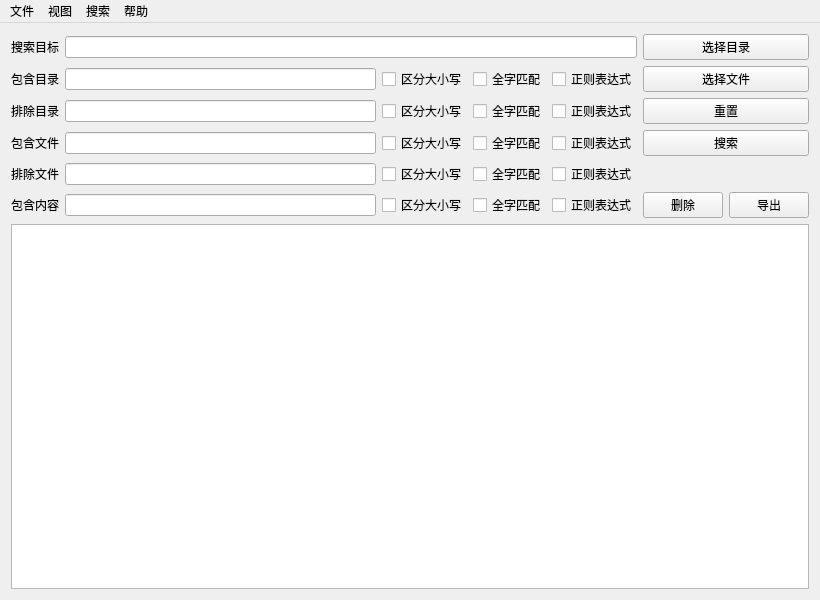
<?xml version="1.0" encoding="UTF-8"?>
<ui version="4.0">
 <class>SearchWindow</class>
 <widget class="QMainWindow" name="SearchWindow">
  <property name="geometry">
   <rect>
    <x>0</x>
    <y>0</y>
    <width>820</width>
    <height>600</height>
   </rect>
  </property>
  <property name="minimumSize">
   <size>
    <width>820</width>
    <height>600</height>
   </size>
  </property>
  <property name="windowTitle">
   <string>SearchWindow</string>
  </property>
  <widget class="QWidget" name="centralWidget">
   <layout class="QGridLayout" name="gridLayout">
    <item row="1" column="0">
     <widget class="QLabel" name="label_search_dir_include">
      <property name="text">
       <string>包含目录</string>
      </property>
     </widget>
    </item>
    <item row="2" column="6">
     <widget class="QCheckBox" name="checkBox_dir_exclude_regex">
      <property name="text">
       <string>正则表达式</string>
      </property>
     </widget>
    </item>
    <item row="3" column="1">
     <widget class="QLineEdit" name="lineEdit_filename_include">
      <property name="minimumSize">
       <size>
        <width>300</width>
        <height>20</height>
       </size>
      </property>
     </widget>
    </item>
    <item row="4" column="1">
     <widget class="QLineEdit" name="lineEdit_filename_exclude">
      <property name="minimumSize">
       <size>
        <width>300</width>
        <height>20</height>
       </size>
      </property>
     </widget>
    </item>
    <item row="4" column="2" colspan="2">
     <widget class="QCheckBox" name="checkBox_filename_exclude_casesensitive">
      <property name="text">
       <string>区分大小写</string>
      </property>
     </widget>
    </item>
    <item row="5" column="2" colspan="2">
     <widget class="QCheckBox" name="checkBox_content_include_casesensitive">
      <property name="text">
       <string>区分大小写</string>
      </property>
     </widget>
    </item>
    <item row="5" column="1">
     <widget class="QLineEdit" name="lineEdit_content_include">
      <property name="minimumSize">
       <size>
        <width>300</width>
        <height>20</height>
       </size>
      </property>
     </widget>
    </item>
    <item row="4" column="4" colspan="2">
     <widget class="QCheckBox" name="checkBox_filename_exclude_whole_word">
      <property name="text">
       <string>全字匹配</string>
      </property>
     </widget>
    </item>
    <item row="5" column="7">
     <widget class="QPushButton" name="pushButton_delete">
      <property name="text">
       <string>删除</string>
      </property>
     </widget>
    </item>
    <item row="5" column="4" colspan="2">
     <widget class="QCheckBox" name="checkBox_content_include_whole_word">
      <property name="text">
       <string>全字匹配</string>
      </property>
     </widget>
    </item>
    <item row="1" column="4" colspan="2">
     <widget class="QCheckBox" name="checkBox_dir_include_whole_word">
      <property name="text">
       <string>全字匹配</string>
      </property>
     </widget>
    </item>
    <item row="3" column="7" colspan="2">
     <widget class="QPushButton" name="pushButton_search_begin">
      <property name="text">
       <string>搜索</string>
      </property>
     </widget>
    </item>
    <item row="3" column="2" colspan="2">
     <widget class="QCheckBox" name="checkBox_filename_include_casesensitive">
      <property name="text">
       <string>区分大小写</string>
      </property>
     </widget>
    </item>
    <item row="1" column="6">
     <widget class="QCheckBox" name="checkBox_dir_include_regex">
      <property name="text">
       <string>正则表达式</string>
      </property>
     </widget>
    </item>
    <item row="3" column="4" colspan="2">
     <widget class="QCheckBox" name="checkBox_filename_include_whole_word">
      <property name="text">
       <string>全字匹配</string>
      </property>
     </widget>
    </item>
    <item row="1" column="2" colspan="2">
     <widget class="QCheckBox" name="checkBox_dir_include_casesensitive">
      <property name="text">
       <string>区分大小写</string>
      </property>
     </widget>
    </item>
    <item row="2" column="2" colspan="2">
     <widget class="QCheckBox" name="checkBox_dir_exclude_casesensitive">
      <property name="text">
       <string>区分大小写</string>
      </property>
     </widget>
    </item>
    <item row="5" column="0">
     <widget class="QLabel" name="label_content_include">
      <property name="text">
       <string>包含内容</string>
      </property>
     </widget>
    </item>
    <item row="4" column="6">
     <widget class="QCheckBox" name="checkBox_filename_exclude_regex">
      <property name="text">
       <string>正则表达式</string>
      </property>
     </widget>
    </item>
    <item row="1" column="1">
     <widget class="QLineEdit" name="lineEdit_search_dir_include">
      <property name="minimumSize">
       <size>
        <width>300</width>
        <height>20</height>
       </size>
      </property>
     </widget>
    </item>
    <item row="5" column="6">
     <widget class="QCheckBox" name="checkBox_content_include_regex">
      <property name="text">
       <string>正则表达式</string>
      </property>
     </widget>
    </item>
    <item row="0" column="0">
     <widget class="QLabel" name="label_search_target">
      <property name="font">
       <font>
        <weight>50</weight>
        <bold>false</bold>
       </font>
      </property>
      <property name="text">
       <string>搜索目标</string>
      </property>
      <property name="wordWrap">
       <bool>false</bool>
      </property>
     </widget>
    </item>
    <item row="3" column="6">
     <widget class="QCheckBox" name="checkBox_filename_include_regex">
      <property name="text">
       <string>正则表达式</string>
      </property>
     </widget>
    </item>
    <item row="3" column="0">
     <widget class="QLabel" name="label_filename_include">
      <property name="text">
       <string>包含文件</string>
      </property>
     </widget>
    </item>
    <item row="4" column="0">
     <widget class="QLabel" name="label_filename_exclude">
      <property name="text">
       <string>排除文件</string>
      </property>
     </widget>
    </item>
    <item row="2" column="4" colspan="2">
     <widget class="QCheckBox" name="checkBox_dir_exclude_whole_word">
      <property name="text">
       <string>全字匹配</string>
      </property>
     </widget>
    </item>
    <item row="5" column="8">
     <widget class="QPushButton" name="pushButton_export">
      <property name="layoutDirection">
       <enum>Qt::RightToLeft</enum>
      </property>
      <property name="text">
       <string>导出</string>
      </property>
     </widget>
    </item>
    <item row="6" column="0" colspan="9">
     <widget class="QTableWidget" name="tableWidget">
      <property name="layoutDirection">
       <enum>Qt::LeftToRight</enum>
      </property>
     </widget>
    </item>
    <item row="2" column="0">
     <widget class="QLabel" name="labelsearch_dir_exclude">
      <property name="text">
       <string>排除目录</string>
      </property>
     </widget>
    </item>
    <item row="2" column="1">
     <widget class="QLineEdit" name="lineEdit_search_dir_exclude">
      <property name="minimumSize">
       <size>
        <width>300</width>
        <height>20</height>
       </size>
      </property>
     </widget>
    </item>
    <item row="2" column="7" colspan="2">
     <widget class="QPushButton" name="pushButton_search_reset">
      <property name="text">
       <string>重置</string>
      </property>
     </widget>
    </item>
    <item row="0" column="7" colspan="2">
     <widget class="QPushButton" name="pushButton_search_browse_dir">
      <property name="text">
       <string>选择目录</string>
      </property>
     </widget>
    </item>
    <item row="1" column="7" colspan="2">
     <widget class="QPushButton" name="pushButton_search_browse_file">
      <property name="text">
       <string>选择文件</string>
      </property>
     </widget>
    </item>
    <item row="0" column="1" colspan="6">
     <widget class="QLineEdit" name="lineEdit_search_target"/>
    </item>
   </layout>
  </widget>
  <widget class="QMenuBar" name="menuBar">
   <property name="geometry">
    <rect>
     <x>0</x>
     <y>0</y>
     <width>820</width>
     <height>22</height>
    </rect>
   </property>
   <widget class="QMenu" name="menu_file">
    <property name="title">
     <string>文件</string>
    </property>
    <addaction name="action_file_window_new"/>
    <addaction name="action_file_browse_dir"/>
    <addaction name="action_file_browse_file"/>
    <addaction name="action_file_window_exit"/>
   </widget>
   <widget class="QMenu" name="menu_view">
    <property name="title">
     <string>视图</string>
    </property>
    <addaction name="action_view_list"/>
   </widget>
   <widget class="QMenu" name="menu_search">
    <property name="title">
     <string>搜索</string>
    </property>
    <addaction name="action_search_begin"/>
    <addaction name="action_search_export"/>
    <addaction name="action_search_reset"/>
    <addaction name="action_search_delete"/>
   </widget>
   <widget class="QMenu" name="menu_help">
    <property name="title">
     <string>帮助</string>
    </property>
    <addaction name="action_help_about"/>
    <addaction name="action_help_usage"/>
   </widget>
   <addaction name="menu_file"/>
   <addaction name="menu_view"/>
   <addaction name="menu_search"/>
   <addaction name="menu_help"/>
  </widget>
  <action name="action_view_list">
   <property name="text">
    <string>列表显示</string>
   </property>
  </action>
  <action name="action_file_window_new">
   <property name="text">
    <string>新建窗口</string>
   </property>
  </action>
  <action name="action_search_reset">
   <property name="text">
    <string>重置条件</string>
   </property>
  </action>
  <action name="action_file_browse_dir">
   <property name="text">
    <string>打开目录</string>
   </property>
  </action>
  <action name="action_file_window_exit">
   <property name="text">
    <string>退出</string>
   </property>
  </action>
  <action name="action_file_browse_file">
   <property name="text">
    <string>打开文件</string>
   </property>
  </action>
  <action name="action_search_begin">
   <property name="text">
    <string>开始搜索</string>
   </property>
  </action>
  <action name="action_search_export">
   <property name="text">
    <string>导出结果</string>
   </property>
  </action>
  <action name="action_search_delete">
   <property name="text">
    <string>清除列表</string>
   </property>
  </action>
  <action name="action_help_author">
   <property name="text">
    <string>关于作者</string>
   </property>
  </action>
  <action name="action_help_usage">
   <property name="text">
    <string>使用帮助</string>
   </property>
  </action>
  <action name="action_help_about">
   <property name="text">
    <string>关于工具</string>
   </property>
  </action>
 </widget>
 <layoutdefault spacing="6" margin="11"/>
 <resources/>
 <connections/>
</ui>
